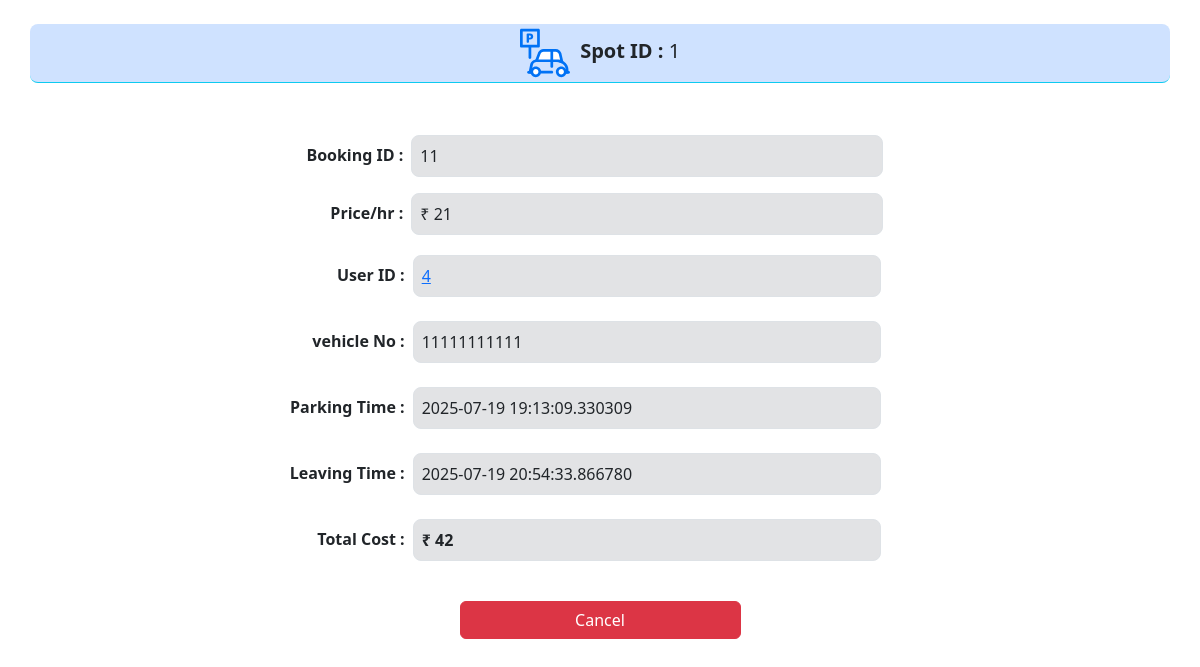
/booking/11 (signed in), run on an earlier commit of the app's database.
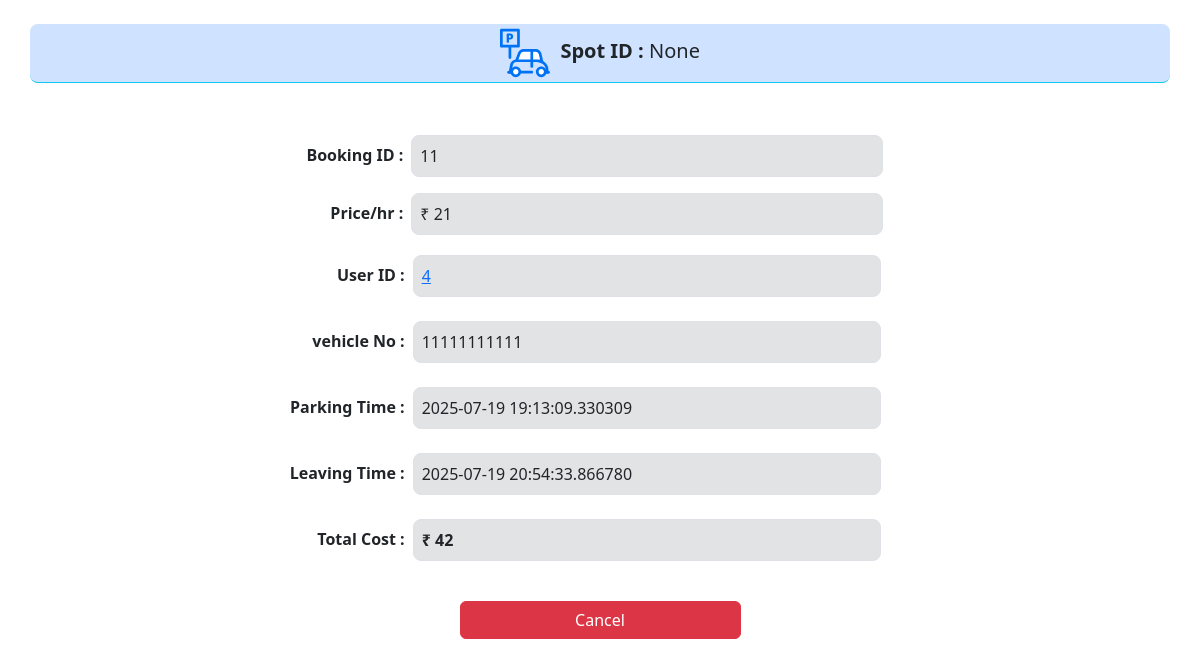
And on a later commit of the database.
### application/models.py (models this page shows)
class Booking(db.Model):
    id = db.Column(db.Integer(), primary_key=True, autoincrement=True)
    user_id = db.Column(db.Integer(), db.ForeignKey('user.id'), nullable=False)
    lot_id = db.Column(db.Integer(), db.ForeignKey('parking_lot.id'), nullable=True)
    spot_id = db.Column(db.Integer(), db.ForeignKey('parking_spot.id'), nullable=True)
    parking = db.Column(db.DateTime(), nullable=False)
    leaving = db.Column(db.DateTime(), nullable=True)
    vehicle_no = db.Column(db.String(), nullable=False)
    cost = db.Column(db.Integer(), nullable= True)
    price = db.Column(db.Integer(),nullable=False)

### application/controllers.py (the view)
@app.route('/booking/<int:id>', methods=["GET","POST"])
def viewbooking(id):
    if 'user' not in session:
        return redirect(url_for('login'))
    u=User.query.get(session['user'])
    if u.is_admin==True:
        b=Booking.query.get(id)
        if b:
            return render_template('viewbooking.html', booking=b)
        else:
            flash("Invalid booking ID")
            return redirect(url_for("admin"))
    return redirect(url_for('user'))

### templates/viewbooking.html
{% extends 'template.jinja' %}
{% block body %}
<div class="container mt-4">
    <div class="row rounded-3 border-bottom border-info mb-5 bg-primary-subtle justify-content-center">
        <div class="col fs-5 p-1 text-center"> <img src="/static/parking.svg" width="50" height="50" alt="ParkHere">
            <b>&nbsp;Spot ID : </b>{{booking.spot_id}}
        </div>
    </div>
    <div class="row justify-content-center mb-2 p-1">
        <div class="col-3 p-2 text-end"> <b>Booking ID :</b>
        </div>
        <div class="col-5 bg-secondary-subtle border rounded-3 p-2 ">{{booking.id}}
        </div>
        <div class="col-2 ">
        </div>
    </div>
    <div class="row justify-content-center mb-2 p-1">
        <div class="col-3 p-2 text-end"> <b>Price/hr :</b>
        </div>
        <div class="col-5 bg-secondary-subtle border rounded-3 p-2 ">₹ {{booking.price}}
        </div>
        <div class="col-2 ">
        </div>
    </div>
    <div class="row justify-content-center mb-2 p-2">
        <div class="col-3 p-2 text-end"> <b>User ID :</b>
        </div>
        <div class="col-5 bg-secondary-subtle border rounded-3 p-2 "> <a href="/users/{{booking.user_id}}">{{booking.user_id}}</a>
        </div>
        <div class="col-2 ">
        </div>
    </div>
    <div class="row justify-content-center mb-2 p-2">
        <div class="col-3 p-2 text-end"> <b>vehicle No :</b>
        </div>
        <div class="col-5 bg-secondary-subtle border rounded-3 p-2">{{booking.vehicle_no}}
        </div>
        <div class="col-2">
        </div>
    </div>
    <div class="row justify-content-center mb-2 p-2">
        <div class="col-3 p-2 text-end"> <b>Parking Time :</b>
        </div>
        <div class="col-5 bg-secondary-subtle border rounded-3 p-2 ">{{booking.parking}}
        </div>
        <div class="col-2 ">
        </div>
    </div>
    <div class="row justify-content-center mb-2 p-2">
        <div class="col-3 p-2 text-end"> <b>Leaving Time :</b>
        </div>
        <div class="col-5 bg-secondary-subtle border rounded-3 p-2 ">{{booking.leaving}}
        </div>
        <div class="col-2 ">
        </div>
    </div>
    <div class="row justify-content-center mb-4 p-2">
        <div class="col-3 p-2 text-end"> <b>Total Cost :</b>
        </div>
        <div class="col-5 bg-secondary-subtle border rounded-3 p-2 "><b>₹ {{booking.cost}} </b>
        </div>
        <div class="col-2 ">
        </div>
    </div>
    <form method="post" class="row justify-content-center mb-2 p-2">
        <a class='col-3 btn btn-danger' href="/editlot/{{booking.lot_id}}">Cancel</a>
    </form>
</div>
{% endblock %}

What changed in the data, as far as the page shows it:
changed Booking id 11: spot_id "1" → "None"
